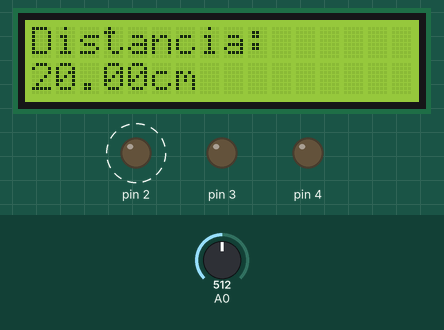
A sketch run on a simulated Arduino Uno, built with avr-gcc and run on an emulated ATmega328P. On the bench: 16×2 character LCD, output pins drawn as LEDs (lit = HIGH). Dashed ring = blinking. The inputs (shaded band) are chosen by the test bench; at power-on: A0 = 512.

Above: at 1.2 s.
1.3 s: A0 set to 0
At 2.9 s:
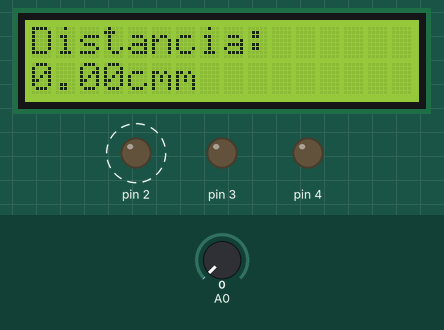
4.3 s: A0 set to 69
At 4.99 s:
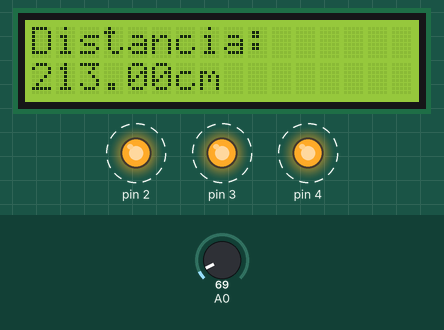
7.3 s: A0 set to 132
At 8.59 s:
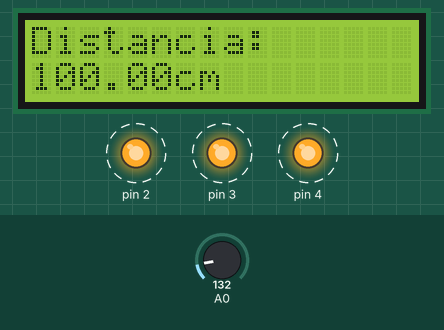
8.9 s: A0 set to 146
At 10.7 s:
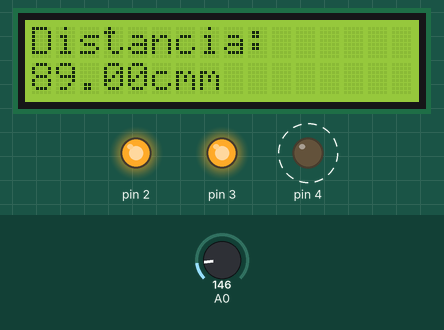
11.9 s: A0 set to 1023
At 14.3 s:
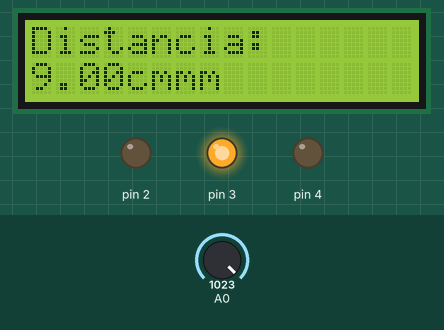
Timing chart, 0 to 15.9 s (numbered marks = the images above; inputs shaded):
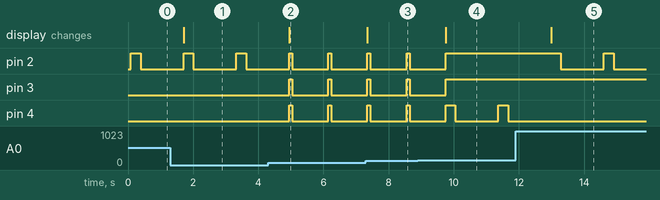

Measured:
- the behaviour switches between 139 and 140 on A0 (found by bisection; images 3 and 4)
- after the input at 1.3 s, the display: changes after 0.41 s (image 1)
- after the input at 4.3 s, pin 2: HIGH → LOW after 0.74 s, → HIGH 1.1 s later, → LOW 0.09 s later; pin 3, pin 4: alternates HIGH for 0.09 s and LOW for 1.1 s, starting after 0.65 s; the display: changes after 0.65 s (image 2)
- after the input at 7.3 s, the display: changes after 0.05 s (image 3)
- after the input at 8.9 s, pin 2, pin 3: goes on until 9.8 s, then stays HIGH; pin 4: HIGH → LOW after 1.2 s, → HIGH 1.3 s later, → LOW 0.30 s later; the display: changes after 0.85 s (image 4)
- after the input at 11.9 s, pin 2: HIGH → LOW after 1.4 s, → HIGH 1.3 s later, → LOW 0.30 s later; pin 4: stops changing and stays LOW; the display: changes after 1.1 s (image 5)
- by itself, pin 2: alternates HIGH for 0.30 s and LOW for 1.3 s

The sketch:

Practica_-_2_Sensor-Proximidad.ino
```cpp
#include <LiquidCrystal_I2C.h>  // Librería para Display

LiquidCrystal_I2C lcd(0x27,16,2);

//Variables globales
float lectura = 1;

void setup() {
  //Comunicasión Serial a 9600 baudios
  Serial.begin(9600);
  //LEDs a Encender segun a distancia que se nos ha dado
  pinMode(2,OUTPUT); // 62cm
  pinMode(3,OUTPUT); // 80cm
  pinMode(4,OUTPUT); // 90cm

  //LCD
  lcd.init();
  lcd.backlight();
  lcd.clear();
}

void loop() {
  lectura = distancia(20);

  //LCD
  lcd.setCursor(0,0);
  lcd.print("Distancia:");
  lcd.setCursor(0,1);
  lcd.print(lectura);
  lcd.print("cm");

  //LED1
  if(lectura <59){
    digitalWrite(2,HIGH);
    delay(300);
    digitalWrite(2,LOW);
    delay(300);
  }
  else if(lectura >= 59 && lectura <= 65){
    if(lectura >=61 && lectura <= 63){
      digitalWrite(2,HIGH);
    }else{
      digitalWrite(2,HIGH);
      delay(100);
      digitalWrite(2,LOW);
      delay(100);
    }
  }
  //LED2
  else if(lectura >65 && lectura <= 83){
    digitalWrite(2,HIGH);
    digitalWrite(3,HIGH);
    delay(300);
    digitalWrite(3,LOW);
    delay(300);
  }
  else if(lectura >= 77 && lectura <= 83){
    if(lectura >=79 && lectura <= 81){
      digitalWrite(2,HIGH);
      digitalWrite(3,HIGH);
    }else{
      digitalWrite(2,HIGH);
      digitalWrite(3,HIGH);
      delay(100);
      digitalWrite(3,LOW);
      delay(100);
    }
  }
  //LED3
  else if(lectura >83 && lectura <= 93){
    digitalWrite(2,HIGH);
    digitalWrite(3,HIGH);
    digitalWrite(4,HIGH);
    delay(300);
    digitalWrite(4,LOW);
    delay(300);
  }
  else if(lectura >= 87 && lectura <= 93){
    if(lectura >=89 && lectura <= 91){
      digitalWrite(2,HIGH);
      digitalWrite(3,HIGH);
      digitalWrite(4,HIGH);
    }else{
      digitalWrite(2,HIGH);
      digitalWrite(3,HIGH);
      digitalWrite(4,HIGH);
      delay(100);
      digitalWrite(4,LOW);
      delay(100);
    }
  }//fuera de rango
  else if(lectura>93){
      digitalWrite(2,HIGH);
      digitalWrite(3,HIGH);
      digitalWrite(4,HIGH);
      delay(90);
      digitalWrite(2,LOW);
      digitalWrite(3,LOW);
      digitalWrite(4,LOW);
      delay(90);
  }

  delay(1000);
}
//filtro
int distancia(int n){
  long suma = 0;
  for (int i = 0; i < n; i++){
    suma+=analogRead(A0);
  }
  float adc = suma/n;
  float distancia_cm = 28940.1 * pow(adc, -1.16);//transformación en centimetros
  return(distancia_cm);
}
```
